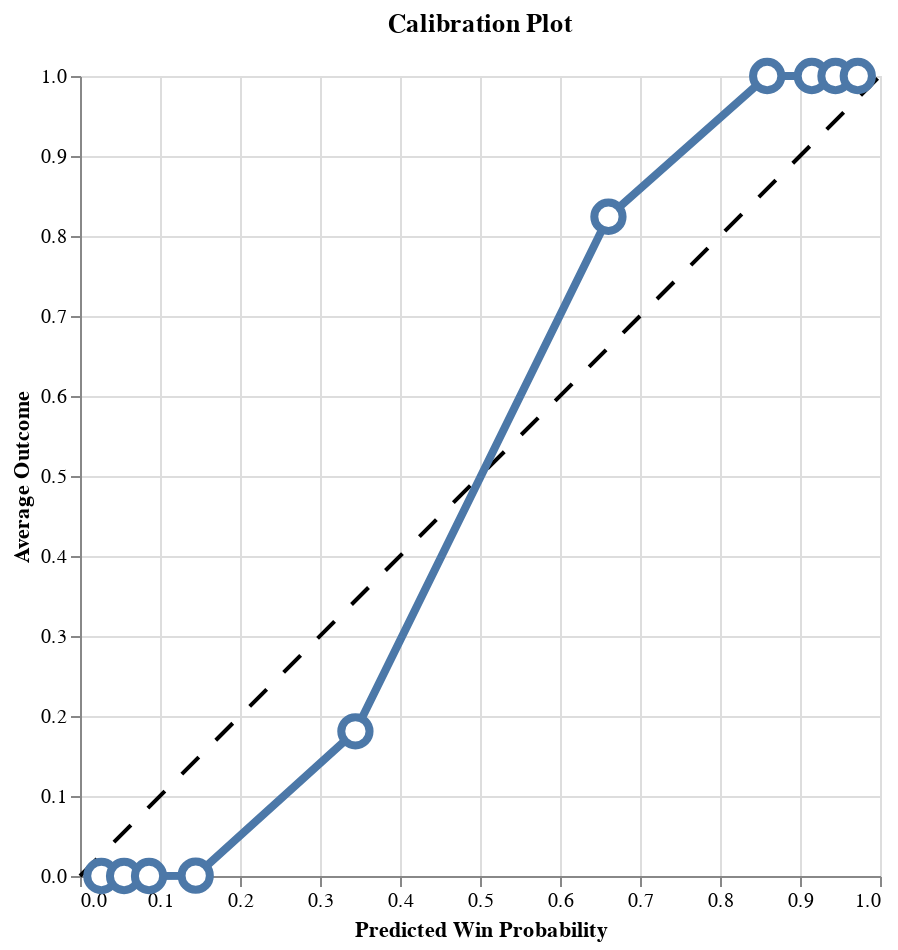

Notebook cell for this chart:
### Code cell
self.plot_calibration()

### Figure 1 — Vega-Lite specification as saved in the notebook (floating-point values rounded to 4 significant figures)
{"config": {"view": {"continuousWidth": 300, "continuousHeight": 300}}, "layer": [{"data": {"name": "data-42f50405073b2dbe8396db6b7dd2f6be"}, "mark": {"type": "line", "color": "black", "strokeDash": [12, 12]}, "encoding": {"x": {"field": "x", "type": "quantitative"}, "y": {"field": "y", "type": "quantitative"}}}, {"data": {"name": "data-78e9a40bd6b6a00e6b1a0ba74f54572d"}, "mark": {"type": "line", "strokeWidth": 4}, "encoding": {"x": {"field": "win_prob_midpoint", "title": "Predicted Win Probability", "type": "quantitative"}, "y": {"field": "avg_outcome", "title": "Average Outcome", "type": "quantitative"}}}, {"data": {"name": "data-78e9a40bd6b6a00e6b1a0ba74f54572d"}, "mark": {"type": "point", "fill": "white", "opacity": 1, "size": 200, "strokeWidth": 4}, "encoding": {"x": {"field": "win_prob_midpoint", "type": "quantitative"}, "y": {"field": "avg_outcome", "type": "quantitative"}}}], "height": 400, "title": "Calibration Plot", "width": 400, "$schema": "https://vega.github.io/schema/vega-lite/v5.20.1.json", "datasets": {"data-42f50405073b2dbe8396db6b7dd2f6be": [{"x": 0, "y": 0}, {"x": 1, "y": 1}], "data-78e9a40bd6b6a00e6b1a0ba74f54572d": [{"avg_outcome": 0.0, "win_prob_midpoint": 0.02671}, {"avg_outcome": 0.0, "win_prob_midpoint": 0.05509}, {"avg_outcome": 0.0, "win_prob_midpoint": 0.0863}, {"avg_outcome": 0.0003899, "win_prob_midpoint": 0.1446}, {"avg_outcome": 0.1809, "win_prob_midpoint": 0.3443}, {"avg_outcome": 0.8241, "win_prob_midpoint": 0.6605}, {"avg_outcome": 1.0, "win_prob_midpoint": 0.859}, {"avg_outcome": 1.0, "win_prob_midpoint": 0.9148}, {"avg_outcome": 1.0, "win_prob_midpoint": 0.9444}, {"avg_outcome": 1.0, "win_prob_midpoint": 0.9722}]}}
